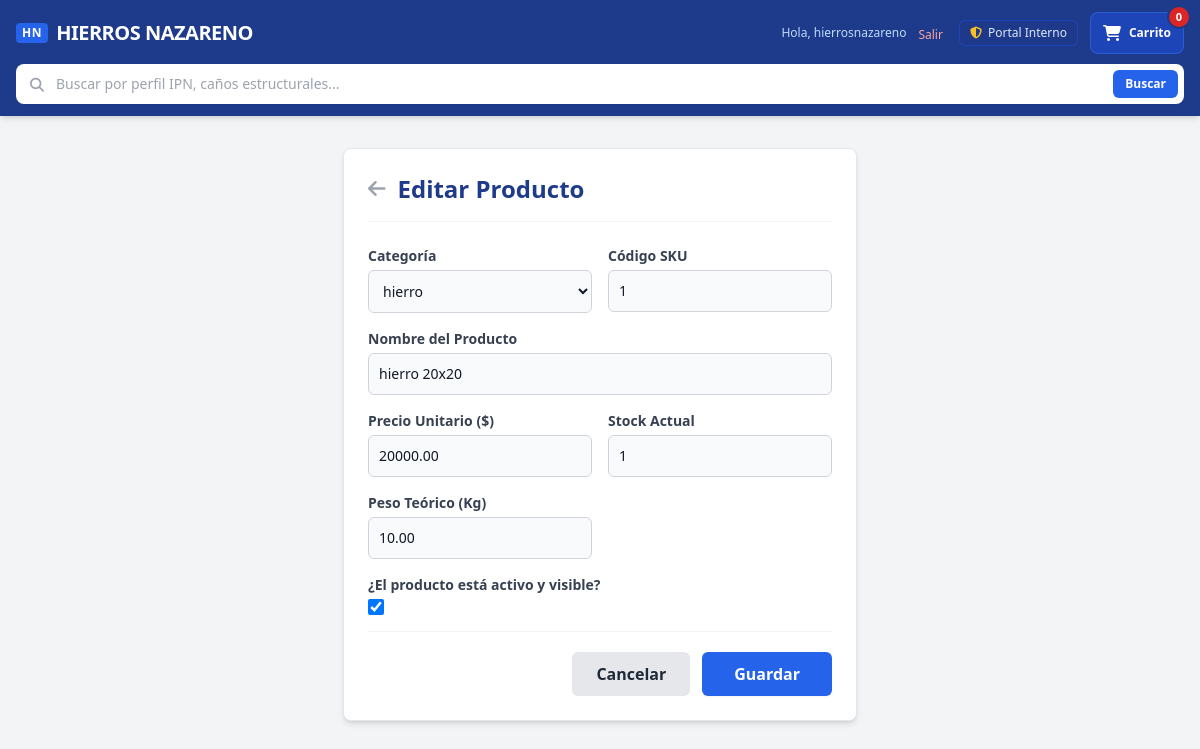
Screenshot of /gestion/producto/editar/1/ (signed in) with the database file from the repository.
### administrador/models.py (models this page shows, shortened)
class Producto(models.Model):
    categoria = models.ForeignKey(Categoria, on_delete=models.SET_NULL, null=True, related_name='productos')
    codigo = models.CharField(max_length=50, unique=True)
    nombre = models.CharField(max_length=250)
    precio = models.DecimalField(max_digits=12, decimal_places=2)
    stock = models.IntegerField(default=0)
    peso_kg = models.DecimalField(max_digits=8, decimal_places=2, help_text="Peso teórico para cálculo de hidrogrúa")
    disponible = models.BooleanField(default=True)
    fecha_ingreso = models.DateTimeField(auto_now_add=True)

### administrador/views.py (the view)
# urls.py: path('producto/editar/<int:id>/', views.editar_producto, name='editar_producto'),
@user_passes_test(es_staff, login_url='login')
def editar_producto(request, id):
    producto = get_object_or_404(Producto, id=id)
    if request.method == 'POST':
        form = CrearProductoForm(request.POST, instance=producto)
        if form.is_valid():
            form.save()
            messages.success(request, "Producto actualizado correctamente.")
            return redirect('dashboard_admin')
    else:
        form = CrearProductoForm(instance=producto)
    return render(request, 'administrador/formulario_producto.html', {'form': form, 'accion': 'Editar'})

### administrador/models.py (called while the page is built)
    def __str__(self):
        return self.nombre

### administrador/views.py (called while the page is built)
def es_staff(user):
    return user.is_authenticated and user.is_staff

### administrador/templates/administrador/formulario_producto.html (shortened to what this page needs)
{% extends 'cliente/base.html' %}
{% block content %}
<main class="max-w-3xl mx-auto mt-8 mb-10 bg-white p-6 rounded-lg shadow-md border border-gray-200">
    <div class="flex items-center gap-3 mb-6 border-b border-gray-100 pb-4">
        <a href="{% url 'dashboard_admin' %}" class="text-gray-400 hover:text-[#1E3A8A] transition">
            <i class="fa-solid fa-arrow-left text-xl"></i>
        </a>
        <h2 class="text-2xl font-black text-[#1E3A8A]">{{ accion }} Producto</h2>
    </div>
    <form method="POST" class="space-y-4">
        <div class="grid grid-cols-1 md:grid-cols-2 gap-4">
            {% for field in form %}
                <div class="flex flex-col {% if field.name == 'nombre' or field.name == 'disponible' %}md:col-span-2{% endif %}">
                    <label class="text-sm font-semibold text-gray-700 mb-1" for="{{ field.id_for_label }}">{{ field.label }}</label>
                    <div class="flex items-center gap-2">
                        {{ field }}
                    </div>
                </div>
            {% endfor %}
        </div>
        <div class="flex justify-end gap-3 mt-8 pt-5 border-t border-gray-100">
            <a href="{% url 'dashboard_admin' %}" class="bg-gray-200 hover:bg-gray-300 text-gray-800 font-bold py-2.5 px-6 rounded-md transition">Cancelar</a>
            <button type="submit" class="bg-[#2563EB] hover:bg-blue-700 text-white font-bold py-2.5 px-8 rounded-md transition shadow-sm">
                Guardar
            </button>
        </div>
    </form>
</main>
{% endblock %}

### cliente/templates/cliente/base.html (shortened to what this page needs)
{% load static %}
<!DOCTYPE html>
<html lang="es" class="h-full bg-gray-100">
<head>
  <script src="https://cdn.tailwindcss.com"></script>
  <link rel="stylesheet" href="https://cdnjs.cloudflare.com/ajax/libs/font-awesome/6.5.1/css/all.min.css">
</head>
<body class="bg-[#F3F4F6] text-gray-800 font-sans antialiased min-h-screen flex flex-col pb-20">
  <header class="bg-[#1E3A8A] text-white sticky top-0 z-40 shadow-md">
    <div class="max-w-7xl mx-auto px-4 py-3">
      <div class="flex items-center justify-between gap-3">
        <div class="flex items-center gap-2.5">
          <div class="leading-tight flex items-center gap-2">
            <span class="bg-blue-600 text-white text-xs px-1.5 py-0.5 rounded font-black tracking-wider uppercase">HN</span>
            <a href="{% url 'catalogo' %}" class="text-base sm:text-xl font-black tracking-tight text-white whitespace-nowrap hover:text-blue-200 transition">HIERROS NAZARENO</a>
          </div>
        </div>
        <div class="flex items-center gap-2 sm:gap-3">
          {% if user.is_authenticated %}
            <span class="hidden md:inline text-xs text-blue-200 font-medium">Hola, {{ user.username }}</span>
            <form method="POST" action="{% url 'logout' %}" class="inline m-0 p-0 mr-1">
              <button type="submit" class="text-xs text-red-300 hover:text-white font-medium transition">Salir</button>
            </form>
          {% else %}
            <a href="{% url 'login' %}" class="text-xs text-blue-100 hover:text-white font-medium transition hidden sm:inline">Ingresar</a>
            <a href="{% url 'registro' %}" class="text-xs bg-green-600 hover:bg-green-500 text-white px-2.5 py-1 rounded transition mr-1">Registrarse</a>
          {% endif %}
          <a href="/gestion/" class="hidden sm:flex items-center gap-1.5 px-2.5 py-1 bg-blue-900/70 hover:bg-blue-800 border border-blue-700/60 rounded-md text-xs text-blue-100 font-medium transition">
    <i class="fa-solid fa-shield-halved text-amber-400"></i>
    <span>Portal Interno</span>
</a>
          <a href="{% url 'ver_carrito' %}" class="relative p-2 bg-blue-700/60 hover:bg-blue-600 text-white rounded-lg transition border border-blue-500/40 flex items-center gap-2 px-3">
            <i class="fa-solid fa-cart-shopping text-base"></i>
            <span class="hidden md:inline text-xs font-semibold">Carrito</span>
            <span class="absolute -top-1.5 -right-1.5 bg-red-600 text-white text-[11px] font-bold h-5 w-5 rounded-full flex items-center justify-center ring-2 ring-[#1E3A8A] shadow-sm">
              {{ request.session.carrito|length|default:"0" }}
            </span>
          </a>
        </div>
      </div>
      <div class="mt-2.5">
        <form method="GET" action="{% url 'catalogo' %}" class="relative">
          <input type="text" name="query" value="{{ query|default:'' }}" placeholder="Buscar por perfil IPN, caños estructurales..." class="w-full bg-white text-gray-900 placeholder-gray-400 text-sm rounded-lg pl-10 pr-24 py-2.5 focus:outline-none focus:ring-2 focus:ring-blue-400 shadow-sm">
          <div class="absolute left-3.5 top-1/2 -translate-y-1/2 text-gray-400">
            <i class="fa-solid fa-magnifying-glass text-sm"></i>
          </div>
          <button type="submit" class="absolute right-1.5 top-1/2 -translate-y-1/2 bg-[#2563EB] hover:bg-blue-700 text-white text-xs font-semibold px-3 py-1.5 rounded-md transition">Buscar</button>
        </form>
      </div>
    </div>
  </header>
  {% block content %}{% endblock %}
</body>
</html>

### rows the page displays
Producto: form "hierro" "1" "hierro 20x20" "20000.00" "1" "10.00" "☑"

### other values shown
{{ user.username }} "hierrosnazareno"
{{ request.session.carrito|length|default:"0" }} "0"
{{ accion }} "Editar"
{{ field.label }} "Categoría" "Código SKU" "Nombre del Producto" "Precio Unitario ($)" "Stock Actual" "Peso Teórico (Kg)" "¿El producto está activo y visible?"
